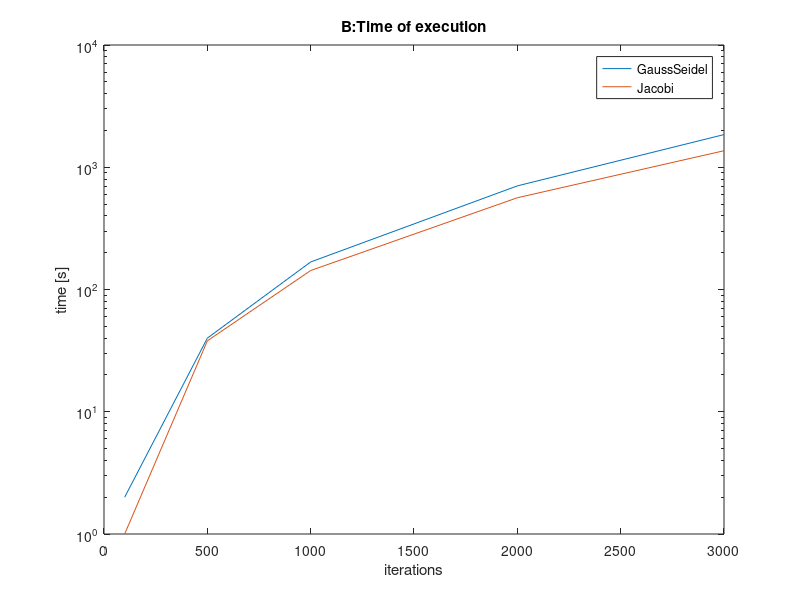

The MATLAB script that drew this image:
clc
clear all
close all

N = [100, 500, 1000, 2000, 3000];

GaussSeidel = csvread('GaussSeidel.csv')
Jacobi = csvread('Jacobi.csv')

semilogy(N, GaussSeidel);
hold on
semilogy(N, Jacobi);
legend('GaussSeidel', 'Jacobi');
title("B:Time of execution");
ylabel("time [s]");
xlabel("iterations");
hold off
saveas(gcf, '/home/mikibak/matrix-operations-cpp/plots/iteracje.png');
